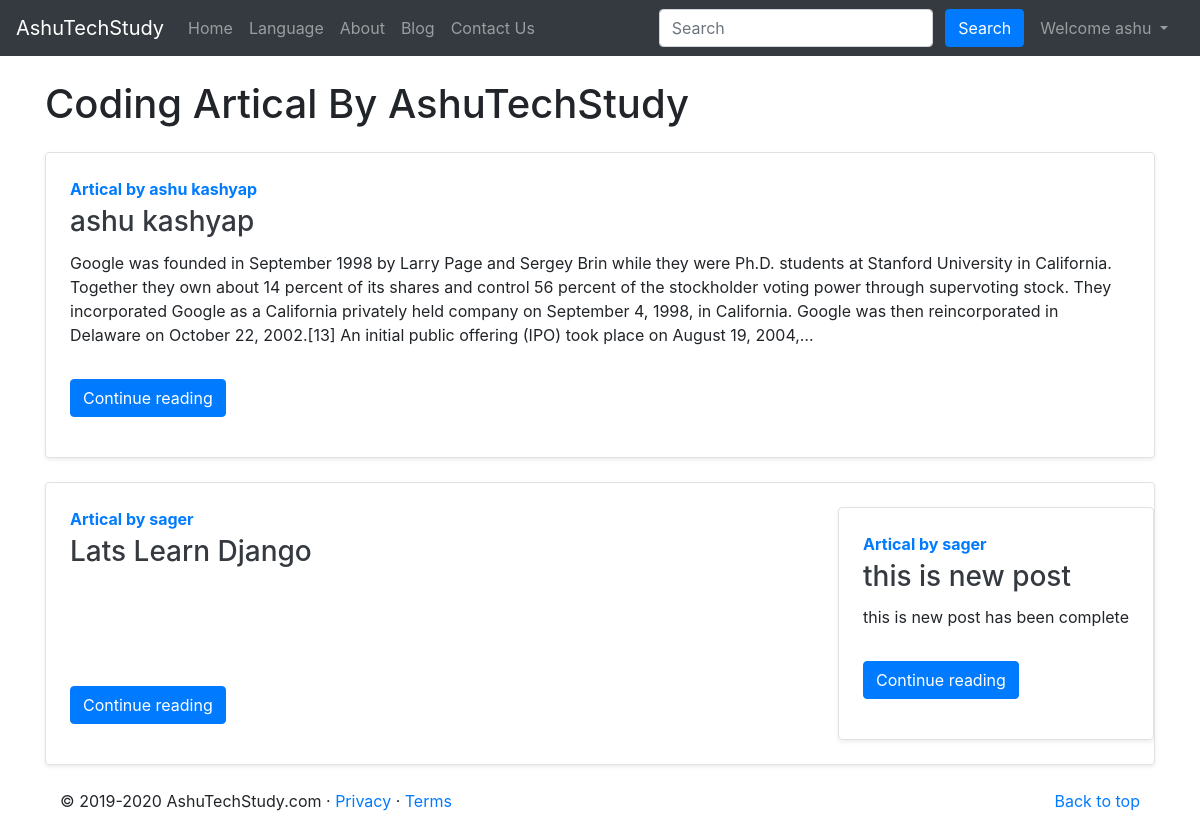
Page /blog/ (signed in) on the committed database.
### blog/models.py (models this page shows, shortened)
class Post(models.Model):
    sno =models.AutoField(primary_key=True)
    title = models.CharField(max_length=250)
    content = models.TextField()
    author = models.CharField(max_length=13)
    slug = models.CharField(max_length=150)
    timestamp = models.DateField(blank=True)

### blog/views.py (the view)
# urls.py: path('', views.blogHome, name='blogHome'),
def blogHome(request):
    allPosts = Post.objects.all()
    context = {'allPosts':allPosts}
    return render(request,'blog/blogHome.html',context)

### Templates/blog/blogHome.html (shortened to what this page needs)
{% extends 'base.html' %}
{% block body %}
<div class="container my-4">
    <h1>Coding Artical By AshuTechStudy</h1>
    {% for post in allPosts %}
       <div class="row no-gutters border rounded overflow-hidden flex-md-row my-4 shadow-sm h-md-250 position-relative">
          <div class="col p-4 d-flex flex-column position-static">
              <strong class="d-inline-block mb-1 text-primary">Artical by {{post.author}}</strong>
              <h3 class="mb-0 "><a class="text-dark" href="/blog/{{post.slug}}">{{post.title}}</a></h3>
              <p class="card-text mb-auto my-2"> <div class="preview">{{post.content|safe|truncatechars:500}} </div></p>
             <div>
               <a href="/blog/{{post.slug}}" role="button" class="btn btn-primary my-3">Continue reading</a>
             </div>
            </div>
         </div>
    {% endfor %}
</div>
{% endblock body %}

### Templates/base.html (shortened to what this page needs)
<!doctype html>
<html lang="en">
  <head>
    <link rel="stylesheet" href="https://stackpath.bootstrapcdn.com/bootstrap/4.4.1/css/bootstrap.min.css">
  </head>
  <body>
 <nav class="navbar navbar-expand-lg navbar-dark bg-dark">
  <a class="navbar-brand" href="/">AshuTechStudy</a>
  <div class="collapse navbar-collapse" id="navbarSupportedContent">
    <ul class="navbar-nav mr-auto">
      <li class="nav-item {% block homeactive %} {% endblock homeactive %}">
        <a class="nav-link" href="/">Home <span class="sr-only">(current)</span></a>
      </li>
         <li class="nav-item {% block contentactive %} {% endblock contentactive %}">
        <a class="nav-link" href="/content">Language</a>
      </li>
      <li class="nav-item {% block aboutactive %} {% endblock aboutactive %}">
        <a class="nav-link" href="/about">About</a>
      </li>
        <li class="nav-item {% block blogactive %} {% endblock blogactive %}">
        <a class="nav-link" href="/blog">Blog</a>
      </li>
        <li class="nav-item {% block contactactive %} {% endblock contactactive %}">
        <a class="nav-link" href="/contact">Contact Us</a>
      </li>
    </ul>
      <div class="ml-auto form-inline">
    <form  method="get" action="/search" class=" my-2 my-lg-0">
      <input class="form-control mr-sm-2" type="search" placeholder="Search" aria-label="Search" name="query" id="query">
      <button class="btn btn-primary mr-2 my-sm-0" type="submit">Search</button>
    </form>
       {% if user.is_authenticated %}
      <ul class="navbar-nav mr-2">
        <li class="nav-item dropdown">
        <a class="nav-link dropdown-toggle" href="#" id="navbarDropdown" role="button" data-toggle="dropdown" aria-haspopup="true" aria-expanded="false">
          Welcome {{request.user}}
        </a>
      </li>
      </ul>
      {% endif %}
      </div>
  </div>
</nav>
    {% block body %}
    {% endblock body %}
  <footer class="container mt-3">
    <p class="float-right"><a href="#">Back to top</a></p>
    <p>&copy; 2019-2020 AshuTechStudy.com &middot; <a href="#">Privacy</a> &middot; <a href="#">Terms</a></p>
  </footer>
  </body>
</html>

### rows in the picture
Post: author "ashu kashyap", title "ashu kashyap", content "Google was founded in September 1998 by Larry Page and Sergey Brin while they were Ph.D. students at Stanford University in California. Together they own about 14 percent of its shares and control 56 percent of the stockholder voting power through supervoting stock. They incorporated Google as a California privately held company on September 4, 1998, in California. Google was then reincorporated in Delaware on October 22, 2002.[13] An initial public offering (IPO) took place on August 19, 2004,…"
Post: author "sager", title "Lats Learn Django"
Post: author "sager", title "this is new post", content "this is new post has been complete"

### other values in the picture
{{ request.user }} "ashu"
